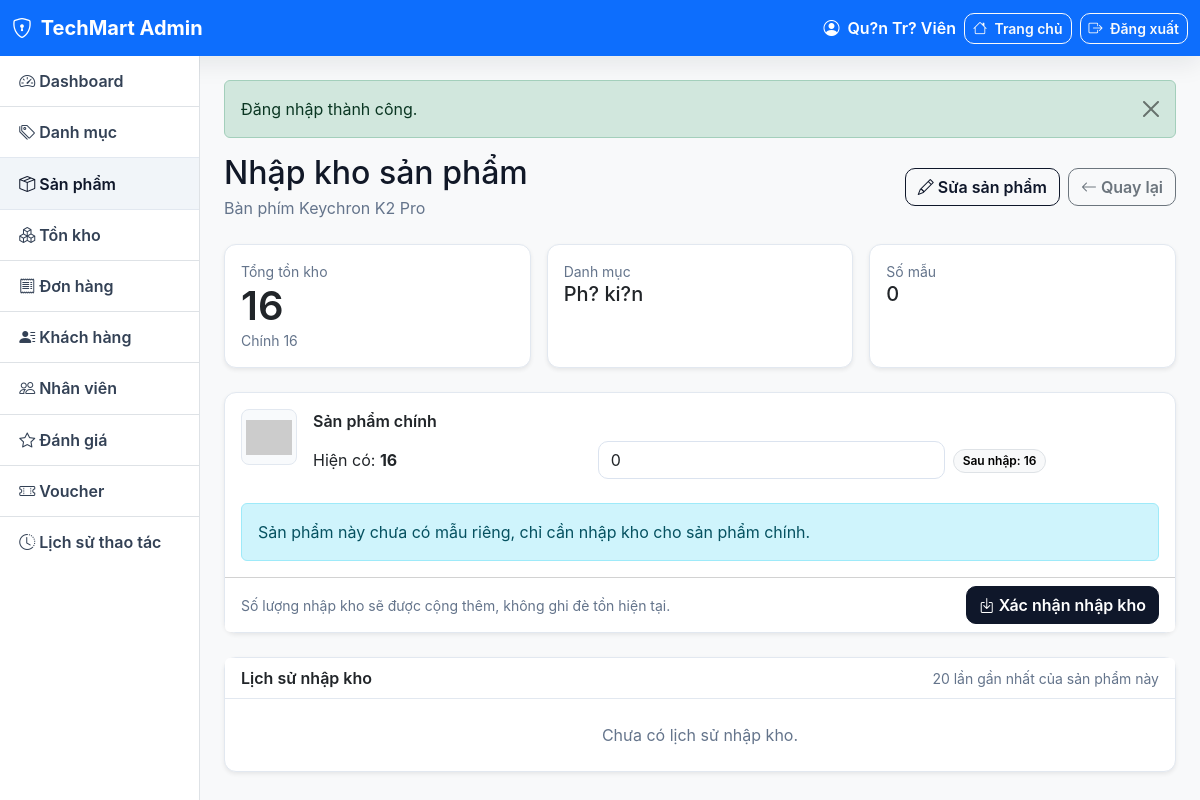
Screenshot of /admin/products/12/stock (signed in) with the database file from the repository.
### tables this page shows
CREATE TABLE products (
    id              INT UNSIGNED AUTO_INCREMENT PRIMARY KEY,
    category_id     INT UNSIGNED NOT NULL,
    name            VARCHAR(200) NOT NULL,
    slug            VARCHAR(220) NOT NULL,
    description     TEXT,
    price           DECIMAL(12, 2) NOT NULL DEFAULT 0,
    stock_quantity  INT NOT NULL DEFAULT 0,
    image_url       VARCHAR(500) DEFAULT NULL,
    status          ENUM('active', 'inactive') NOT NULL DEFAULT 'active',
    created_at      TIMESTAMP DEFAULT CURRENT_TIMESTAMP,
    updated_at      TIMESTAMP DEFAULT CURRENT_TIMESTAMP ON UPDATE CURRENT_TIMESTAMP,
    FOREIGN KEY (category_id) REFERENCES categories(id),
    INDEX idx_status_created (status, created_at),
    FULLTEXT idx_search (name, description)
);

CREATE TABLE categories (
    id         INT UNSIGNED AUTO_INCREMENT PRIMARY KEY,
    name       VARCHAR(100) NOT NULL,
    slug       VARCHAR(120) NOT NULL UNIQUE,
    parent_id  INT UNSIGNED DEFAULT NULL,
    created_at TIMESTAMP DEFAULT CURRENT_TIMESTAMP,
    FOREIGN KEY (parent_id) REFERENCES categories(id) ON DELETE SET NULL
);

### app/Core/View.php (called while the page is built, shortened)
<?php
final class View
{
    public static function render(string $view, array $data = [], ?string $layout = 'customer'): void
    {
        $viewsPath = App::$config['paths']['views'];
        $viewFile  = $viewsPath . '/' . $view . '.php';
        extract($data, EXTR_SKIP);
        require $viewFile;
    }
}

### app/Core/Controller.php (called while the page is built, shortened)
<?php
abstract class Controller
{
    protected function view(string $view, array $data = [], ?string $layout = 'customer'): void
    {
        View::render($view, $data, $layout);
    }
}

### app/Controllers/Admin/ProductController.php (called while the page is built, shortened)
<?php
final class ProductController extends Controller
{
    public function stock(int $id): void
    {
        $product = (new Product())->withCategory($id);
        $this->view('admin/products/stock', [
            'title' => 'Nhập kho sản phẩm',
            'product' => $product,
            'variants' => (new ProductVariant())->byProduct($id),
            'stockLogs' => (new InventoryStockLog())->byProduct($id),
        ], 'admin');
    }
}

### app/Core/App.php (called while the page is built, shortened)
<?php
final class App
{
    public static Router $router;
    public static function run(): void
    {
        self::dispatch();
    }
    private static function registerAutoloader(): void
    {
        spl_autoload_register(static function (string $class): void {
            $prefix  = 'App\\';
            $baseDir = dirname(__DIR__) . '/';
            $relativeClass = substr($class, strlen($prefix));
            $file = $baseDir . str_replace('\\', '/', $relativeClass) . '.php';
        });
        require_once __DIR__ . '/helpers.php';
    }
    private static function dispatch(): void
    {
        self::$router = new Router();
        self::$router->dispatch();
    }
}

### public/index.php (called while the page is built, shortened)
<?php
require dirname(__DIR__) . '/app/Core/App.php';
App\Core\App::run();

### app/Core/Database.php (called while the page is built, shortened)
<?php
final class Database
{
    private static ?PDO $instance = null;
    public static function pdo(): PDO
    {
        if (self::$instance !== null) {
            return self::$instance;
        }
        $cfg = App::$config['db'];
        $dsn = sprintf(
            'mysql:host=%s;port=%d;dbname=%s;charset=%s',
            $cfg['host'], $cfg['port'], $cfg['name'], $cfg['charset']
        );
        try {
            self::$instance = new PDO($dsn, $cfg['user'], $cfg['pass'], [
                PDO::ATTR_ERRMODE            => PDO::ERRMODE_EXCEPTION,
                PDO::ATTR_DEFAULT_FETCH_MODE => PDO::FETCH_ASSOC,
                PDO::ATTR_EMULATE_PREPARES   => false,
                PDO::MYSQL_ATTR_INIT_COMMAND => "SET NAMES {$cfg['charset']} COLLATE utf8mb4_unicode_ci",
            ]);
        } catch (PDOException $e) {
            $debug = App::$config['app']['debug'] ?? false;
            $msg = $debug ? $e->getMessage() : 'Database connection error';
            throw new \RuntimeException($msg, (int)$e->getCode());
        }
        return self::$instance;
    }
}

### app/Core/Model.php (called while the page is built, shortened)
<?php
abstract class Model
{
    protected function db(): PDO
    {
        return Database::pdo();
    }
}

### app/Models/Product.php (called while the page is built, shortened)
<?php
final class Product extends Model
{
    public function withCategory(int $id): ?array
    {
        $stmt = $this->db()->prepare("
            SELECT p.*, c.name AS category_name
            FROM products p
            LEFT JOIN categories c ON p.category_id = c.id
            WHERE p.id = ?
            LIMIT 1
        ");
        $stmt->execute([$id]);
        $row = $stmt->fetch();
        return $row ?: null;
    }
}

### app/Core/helpers.php (called while the page is built, shortened)
<?php
if (!function_exists('e')) {
    function e(mixed $value): string
    {
        return htmlspecialchars((string)($value ?? ''), ENT_QUOTES | ENT_SUBSTITUTE, 'UTF-8');
    }
}
if (!function_exists('url')) {
    function url(string $path = ''): string
    {
        $base = App::$config['app']['url'] ?? '';
        return rtrim($base, '/') . '/' . ltrim($path, '/');
    }
}

### app/Views/admin/products/stock.php (the view, shortened to what this page needs)
<?php
$variants = $variants ?? [];
$stockLogs = $stockLogs ?? [];
$variantTotal = array_sum(array_map(static fn($variant) => (int)$variant['stock_quantity'], $variants));
$baseStock = (int)$product['stock_quantity'];
$totalStock = $baseStock + $variantTotal;
?>
<div class="d-flex flex-wrap justify-content-between align-items-center gap-2 mb-4">
    <div>
        <h2 class="mb-1">Nhập kho sản phẩm</h2>
        <div class="text-muted"><?= e($product['name']) ?></div>
    </div>
    <div class="d-flex flex-wrap gap-2">
        <a href="<?= url('/admin/products/' . $product['id'] . '/edit') ?>" class="btn btn-outline-primary">
            <i class="bi bi-pencil"></i> Sửa sản phẩm
        </a>
        <a href="<?= url('/admin/products') ?>" class="btn btn-outline-secondary">
            <i class="bi bi-arrow-left"></i> Quay lại
        </a>
    </div>
</div>
<div class="row g-3 mb-4">
    <div class="col-md-4">
        <div class="card shadow-sm h-100">
            <div class="card-body">
                <div class="text-muted small">Tổng tồn kho</div>
                <div class="display-6 fw-semibold"><?= number_format($totalStock) ?></div>
                <div class="text-muted small">Chính <?= number_format($baseStock) ?><?= $variants ? ' · Mẫu ' . number_format($variantTotal) : '' ?></div>
            </div>
        </div>
    </div>
    <div class="col-md-4">
        <div class="card shadow-sm h-100">
            <div class="card-body">
                <div class="text-muted small">Danh mục</div>
                <div class="h5 mb-0"><?= e($product['category_name'] ?? 'Chưa phân loại') ?></div>
            </div>
        </div>
    </div>
    <div class="col-md-4">
        <div class="card shadow-sm h-100">
            <div class="card-body">
                <div class="text-muted small">Số mẫu</div>
                <div class="h5 mb-0"><?= number_format(count($variants)) ?></div>
            </div>
        </div>
    </div>
</div>
<form action="<?= url('/admin/products/' . $product['id'] . '/stock') ?>" method="post" class="card shadow-sm">
    <div class="card-body">
        <div class="d-flex align-items-start gap-3 mb-4">
            <img class="admin-product-thumb" src="<?= e($product['image_url'] ?: 'https://placehold.co/80') ?>" alt="<?= e($product['name']) ?>">
            <div class="flex-grow-1">
                <label class="form-label fw-semibold">Sản phẩm chính</label>
                <div class="row g-2 align-items-center">
                    <div class="col-md-4">
                        <div class="form-control-plaintext">Hiện có: <strong><?= number_format($baseStock) ?></strong></div>
                    </div>
                    <div class="col-md-5">
                        <input type="number" name="product_quantity" class="form-control restock-input" min="0" step="1" value="0" placeholder="Số lượng cộng thêm">
                    </div>
                    <div class="col-md-3">
                        <span class="badge text-bg-light border">Sau nhập: <span class="restock-after" data-current="<?= $baseStock ?>"><?= number_format($baseStock) ?></span></span>
                    </div>
                </div>
            </div>
        </div>
        <?php if ($variants): ?>
            <div class="table-responsive">
                <table class="table align-middle">
                    <thead class="table-light">
                        <tr>
                            <th style="width:72px">Ảnh</th>
                            <th>Mẫu sản phẩm</th>
                            <th class="text-center">Tồn hiện tại</th>
                            <th style="width:260px">Nhập thêm</th>
                            <th class="text-center">Sau nhập</th>
                        </tr>
                    </thead>
                    <tbody>
                        <?php foreach ($variants as $variant): ?>
                            <?php $currentStock = (int)$variant['stock_quantity']; ?>
                            <tr>
                                <td>
                                    <img class="admin-product-thumb" src="<?= e($variant['image_url'] ?: $product['image_url'] ?: 'https://placehold.co/64') ?>" alt="<?= e($variant['name']) ?>">
                                </td>
                                <td>
                                    <div class="fw-semibold"><?= e($variant['name']) ?></div>
                                    <div class="text-muted small">#<?= e($variant['id']) ?></div>
                                </td>
                                <td class="text-center"><?= number_format($currentStock) ?></td>
                                <td>
                                    <input type="number" name="variant_quantities[<?= e($variant['id']) ?>]" class="form-control restock-input" min="0" step="1" value="0">
                                </td>
                                <td class="text-center">
                                    <span class="badge text-bg-light border restock-after" data-current="<?= $currentStock ?>"><?= number_format($currentStock) ?></span>
                                </td>
                            </tr>
                        <?php endforeach; ?>
                    </tbody>
                </table>
            </div>
        <?php else: ?>
            <div class="alert alert-info mb-0">
                Sản phẩm này chưa có mẫu riêng, chỉ cần nhập kho cho sản phẩm chính.
            </div>
        <?php endif; ?>
    </div>
    <div class="card-footer bg-white d-flex flex-wrap justify-content-between align-items-center gap-2">
        <div class="text-muted small">Số lượng nhập kho sẽ được cộng thêm, không ghi đè tồn hiện tại.</div>
        <button class="btn btn-primary">
            <i class="bi bi-box-arrow-in-down"></i> Xác nhận nhập kho
        </button>
    </div>
</form>
<div class="card shadow-sm mt-4">
    <div class="card-header bg-white d-flex flex-wrap justify-content-between align-items-center gap-2">
        <div class="fw-semibold">Lịch sử nhập kho</div>
        <span class="text-muted small">20 lần gần nhất của sản phẩm này</span>
    </div>
    <div class="card-body p-0">
        <?php if (empty($stockLogs)): ?>
            <div class="text-center text-muted py-4">Chưa có lịch sử nhập kho.</div>
        <?php endif; ?>
    </div>
</div>

### app/Core/Router.php (shortened to what this page needs)
<?php
final class Router
{
    private array $routes = [];
    private function add(string $method, string $path, array $handler, ?string $middleware): void
    {
        $pattern = preg_replace('#\{([a-z_][a-z0-9_]*)\}#i', '(?P<$1>[^/]+)', $path);
        $pattern = '#^' . $pattern . '$#';
        $this->routes[] = [
            'method'     => $method,
            'pattern'    => $pattern,
            'handler'    => $handler,
            'middleware' => $middleware,
        ];
    }
    public function dispatch(): void
    {
        $method = $_SERVER['REQUEST_METHOD'] ?? 'GET';
        $uri    = parse_url($_SERVER['REQUEST_URI'] ?? '/', PHP_URL_PATH) ?? '/';
        $base = $this->detectBasePath();
if ($base !== '' && $base !== '/' && str_starts_with($uri, $base)) {
    $uri = substr($uri, strlen($base));
}
$uri = '/' . ltrim($uri, '/');
        foreach ($this->routes as $route) {
            if ($route['method'] !== $method) {
                continue;
            }
            if (!preg_match($route['pattern'], $uri, $matches)) {
                continue;
            }
            $params = array_filter(
                $matches,
                static fn($k) => !is_int($k),
                ARRAY_FILTER_USE_KEY
            );
            [$class, $method2] = $route['handler'];
            $controller = new $class();
            call_user_func_array([$controller, $method2], array_values($params));
            return;
        }
    }
    private function detectBasePath(): string
    {
        $script = $_SERVER['SCRIPT_NAME'] ?? '';
        $dir = str_replace('\\', '/', dirname($script));
        $dir = preg_replace('#/public$#', '', $dir);
        return rtrim($dir, '/');
    }
}

### public/assets/css/app.css (style rules this page uses)
:root { --tm-bg: #F8FAFC; --tm-surface: #ffffff; --tm-border: #E2E8F0; --tm-muted: #64748b; --tm-primary: #0F172A; --tm-accent: #EF4444; --tm-dark: #111827; --tm-navy: #0b1220; --tm-radius: 12px; --tm-shadow: 0 10px 28px rgba(15, 23, 42, 0.07); }
html { scroll-behavior: smooth; }
body { background: var(--tm-bg); color: var(--tm-dark); font-family: 'Be Vietnam Pro', -apple-system, BlinkMacSystemFont, "Segoe UI", Roboto, sans-serif; }
a { text-underline-offset: 3px; }
.card { border: 1px solid var(--tm-border); border-radius: var(--tm-radius); box-shadow: 0 4px 14px rgba(15, 23, 42, 0.04); transition: transform 0.16s ease, box-shadow 0.16s ease, border-color 0.16s ease; }
.card-header { border-bottom-color: var(--tm-border); }
.badge { border-radius: 999px; font-weight: 600; padding: 0.42em 0.68em; }
.btn { border-radius: 10px; font-weight: 600; }
.btn-primary { --bs-btn-color: #fff; --bs-btn-bg: #0F172A; --bs-btn-border-color: #0F172A; --bs-btn-hover-color: #fff; --bs-btn-hover-bg: #1e293b; --bs-btn-hover-border-color: #1e293b; --bs-btn-active-color: #fff; --bs-btn-active-bg: #1e293b; --bs-btn-active-border-color: #1e293b; --bs-btn-focus-shadow-rgb: 15, 23, 42; --bs-btn-disabled-bg: #0F172A; --bs-btn-disabled-border-color: #0F172A; }
.btn-outline-primary { --bs-btn-color: #0F172A; --bs-btn-border-color: #0F172A; --bs-btn-hover-color: #fff; --bs-btn-hover-bg: #0F172A; --bs-btn-hover-border-color: #0F172A; --bs-btn-active-color: #fff; --bs-btn-active-bg: #0F172A; --bs-btn-active-border-color: #0F172A; --bs-btn-focus-shadow-rgb: 15, 23, 42; }
.form-control, .form-select { border-color: #dbe3ef; border-radius: 10px; }
.text-muted { color: var(--tm-muted) !important; }
.admin-product-thumb { background: #f8fafc; border: 1px solid var(--tm-border); border-radius: 8px; height: 56px; object-fit: contain; padding: 0.25rem; width: 56px; }
.display-6 { letter-spacing: 0; }

### rows the page displays
products: name "Bàn phím Keychron K2 Pro", stock_quantity "16", category.name "Ph? ki?n"

### other values shown
$label "Dashboard"
$label "Danh mục"
$label "Sản phẩm"
$label "Tồn kho"
$label "Đơn hàng"
$label "Khách hàng"
$label "Nhân viên"
$label "Đánh giá"
$label "Voucher"
$label "Lịch sử thao tác"
$msg "Đăng nhập thành công."
